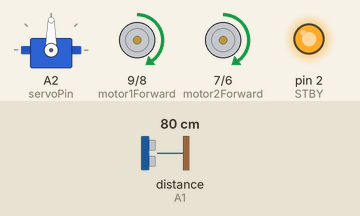
Recording of a sketch running on a simulated Arduino Uno, built with avr-gcc and run on an emulated ATmega328P. On the bench: servo, motor-driver pin pairs drawn as motors (green arrow = first pin HIGH = forward, orange = second pin HIGH = backward, longer = more drive, scaled by the enable pin, stopped while the standby pin is LOW), output pins drawn as LEDs (lit = HIGH). The test bench sets the inputs (shaded band); at power-on: distance to the obstacle (sensor on A1) 80 cm. The echo pulse lasts 58.3 µs per cm.

Above: at 1.2 s.
1.3 s: distance to the obstacle (sensor on A1) set to 16 cm
2.8 s: distance to the obstacle (sensor on A1) set to 12 cm
At 3.4 s:
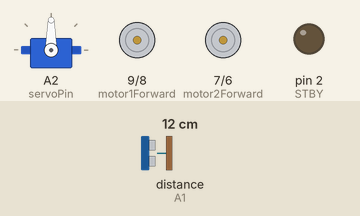
4.3 s: distance to the obstacle (sensor on A1) set to 18 cm
At 5.1 s:
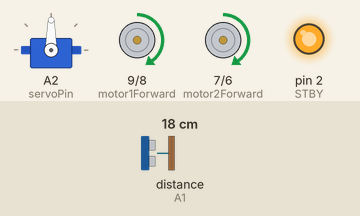
6.3 s: distance to the obstacle (sensor on A1) set to 2 cm
At 9.7 s:
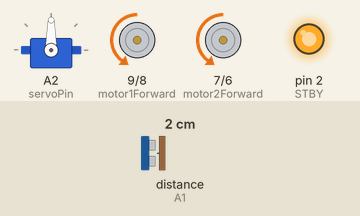
Timing chart, 0 to 11.2 s (numbered marks = the images above; inputs shaded):
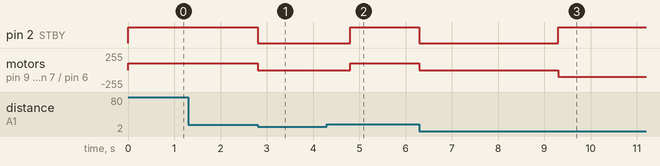

Measured:
- the behaviour switches between 15 and 14 cm on distance to the obstacle (sensor on A1) (found by bisection; images 0 and 1)
- after the input at 1.3 s, every drawn part: stays the same
- after the input at 2.8 s, pin 2 (STBY): HIGH → LOW at once; motor on pin 9 (motor1Forward) / pin 8 (motor1Backward), motor on pin 7 (motor2Forward) / pin 6 (motor2Backward): forward 100/255 → stopped at once
- after the input at 4.3 s, pin 2 (STBY): LOW → HIGH after 0.51 s instead of 1.5 s; motor on pin 9 (motor1Forward) / pin 8 (motor1Backward), motor on pin 7 (motor2Forward) / pin 6 (motor2Backward): stopped → forward 100/255 after 0.51 s
- after the input at 6.3 s, pin 2 (STBY): HIGH → LOW at once, → HIGH 3.0 s later; motor on pin 9 (motor1Forward) / pin 8 (motor1Backward), motor on pin 7 (motor2Forward) / pin 6 (motor2Backward): forward 100/255 → stopped at once, → backward 100/255 3.0 s later

The sketch:

CarrosSupreme.ino
```cpp
// required libraries - Servo for the servo, NewPing for the Ultrasonic sensor
#include <Servo.h>
#include <NewPing.h>

const int motor1Forward = 9, motor1Backward = 8, motor1Pwm = 3; // setting constant integers for the first motor's pins
const int motor2Forward = 7, motor2Backward = 6, motor2Pwm = 5; // second motor
const int STBY = 2; // Standby pin. when set to HIGH, allows us to move the motors. When LOW, every motor stops.
int speed = 100; // speed to move the motors at

const int distanceTriggerPin = A0, distanceEcoPin = A1, servoPin = A2; // sensor pins

// creating objects eg. distanceSensor will be our ultrasonic sensor, distanceSensorServo will be our servo
NewPing distanceSensor(distanceTriggerPin,distanceEcoPin); // NOTE: we have to specify the trigger and echo pins. trigger sends signal for sending ultrasonic waves, and echo is used to give back data about the waves.
Servo distanceSensorServo;

int distance, distanceRight, distanceLeft; // distance variables that we will update with values from our ultrasonic sensor
int dangerousDistance = 15; // the maximum distance for some obstacle to be dangerous

// void setup - code inside runs once in the starting
void setup() {

  // setting these pins as outputs

  pinMode(motor1Forward, OUTPUT);
  pinMode(motor1Backward, OUTPUT);
  pinMode(motor1Pwm, OUTPUT);

  pinMode(motor2Forward, OUTPUT);
  pinMode(motor2Backward, OUTPUT);
  pinMode(motor2Pwm, OUTPUT);

  pinMode(STBY, OUTPUT);

  distanceSensorServo.attach(servoPin); // attaches our distanceSensorServo to pin 8

}

// the void loop - runs forever after void setup, until the arduino is powered off
void loop() {

  look(distanceSensorServo,'f');

  distance = distanceSensor.ping_cm(); // distance now holds the distance in cm from the distanceSensor

  // a bunch of cases and what to do to avoid obstacles
  if (distance<dangerousDistance) { // if the car is blocked by and obstacle in front of it, then:
    look(distanceSensorServo,'f'); // make the distanceSensor look forward
    stop(); // stop both the motors
    delay(500); // wait half a second (for servo to turn completely)
    distance = distanceSensor.ping_cm(); // update the distance variable
    look(distanceSensorServo,'l'); // make the distanceSensor look left so that it can scan the distance from the car towards the left
    delay(1000); // wait a second (for servo to turn completely)
    distanceLeft = distanceSensor.ping_cm(); // store the distance to the left in distanceLeft
    if (distanceLeft>dangerousDistance) { // if there is enough space towards the left, then:
      while (distance<dangerousDistance) { // while the car's front is still blocked (don't worry, we make it look forward in the next line so it's front distance is correct):
        look(distanceSensorServo,'f'); // make the distanceSensor's servo look forward
        delay(500); // wait for half a second for the distanceSensorServo to turn
        // make the first motor go backward and the second go forward, allowing it to turn left on-the-spot
        move(1,speed,'b'); // move the left motor (motor1) backward (anticlockwise) at the value in our speed variable [SEE: Line 8]
        move(2,speed,'f'); // move the right motor (motor2) forward (clockwise) at the value in our speed variable [SEE: Line 8]
        distance = distanceSensor.ping_cm(); // update the distance from its front
      }
    } else if (distanceLeft<dangerousDistance) { // otherwise, if it is blocked on the left too, (blocked on the front and left), then:
        look(distanceSensorServo,'r'); // make the distanceSensor look right so that it can scan the distance from the car towards the right
        delay(1000); // wait a second (for servo to turn completely)
        distanceRight = distanceSensor.ping_cm(); // store the distance to the right in distanceRight
        if (distanceRight>dangerousDistance) { // if there is enough space towards the right, then:
          while (distance<dangerousDistance) { // while the car's front is still blocked (don't worry, we make it look forward in the next line so that it's front distance measurement is correct):
            look(distanceSensorServo,'f'); // make the distanceSensor look forward
            delay(500); // wait for half a second for the distanceSensorServo to turn
            // make the first motor go forward and the second go backward, allowing it to turn right on-the-spot
            move(1,speed,'f'); // move the left motor (motor1) forward (clockwise) at speed
            move(2,speed,'b'); // move the right motor (motor2) backward (anticlockwise) at speed
            distance = distanceSensor.ping_cm(); // update the distance from its front
          }
        } else if (distanceRight<dangerousDistance) { // otherwise, if it is blocked on the right too, (blocked on front, left and right), then:
          while (distance<dangerousDistance) { // while the car's front is still blocked:
            look(distanceSensorServo,'f'); // make the distanceSensor look forward
            delay(500); // wait for half a second for the distanceSensorServo to turn
            move(1,speed,'b'); // move the left motor (motor1) backward (anticlockwise) at speed
            move(2,speed,'b'); // move the right motor (motor2) backward (anticlockwise) at speed
            distance = distanceSensor.ping_cm(); // update the distance from its front
          }
        }
    }
  }

  // thing to keep on doing unless blocked
  move(1,speed,'f'); // moves motor 1 [left motor] forward at speed
  move(2,speed,'f'); // moves motor 2 [right motor] forward at speed

}

// this is a function to move a specific motor at a specific speed in a specific direction
void move(int motor, int speed, char direction){
  /*
  Paramaters:
    motor (integer) - which motor to turn:
      1 will move the first motor (motor1) (left motor).
      2 will move the second motor (motor2) (right motor).
    speed (integer) - the speed, the pwm:
      0 is stop.
      255 is the fastest.
      NOTE: in my case, I needed at least 60 speed (pwm) to turn the motors
    direction (character) - the direction to turn:
      'f' is forward (clockwise)
      'b' is backward (anticlockwise)
      NOTE: if some other character is given for direction, it will default to moving forward.
  NOTE: you can also have one motor going forward and another going backward to turn around.
  */
  boolean motorPinOneState;
  boolean motorPinTwoState;
  digitalWrite(STBY, HIGH);
  switch (direction) { // which pin needs to be HIGH and which one LOW to turn clockwise or anticlockwise
    case 'f':
      motorPinOneState = HIGH;
      motorPinTwoState = LOW;
      break;
    case 'b':
      motorPinOneState = LOW;
      motorPinTwoState = HIGH;
      break;
    default:
      motorPinOneState = HIGH;
      motorPinTwoState = LOW;
    break;
  }
  switch (motor) { // moves the required motor
    case 1:
      digitalWrite(motor1Forward, motorPinOneState);
      digitalWrite(motor1Backward, motorPinTwoState);
      analogWrite(motor1Pwm, speed);
      break;
    case 2:
      digitalWrite(motor2Forward, motorPinOneState);
      digitalWrite(motor2Backward, motorPinTwoState);
      analogWrite(motor2Pwm, speed);
      break;
  }
}

// this is a function to stop all the motors
void stop() {
  digitalWrite(STBY, LOW);
}

// this is a basic function to turn a specific servo either to 90° left, forward, or right, and it has been used to turn our distanceSensorServo [SEE: Line 46]
void look(Servo servoToMove, char direction) {
  /*
  Paramaters:
    servoToMove (Servo) - which servo to turn:
      Any Servo object
    direction (character) - the direction to turn the servo:
      'l' will turn it to 90° left
      'f' will turn it to 90° forward
      'r' will turn it to 90° right
      NOTE: if some other character is given for direction, it will default to turning forward.
  */
  switch (direction) { // switch-case for turning the servo based on the 'direction' char
    case 'l':
      servoToMove.write(180);
      break;
    case 'f':
      servoToMove.write(90);
      break;
    case 'r':
      servoToMove.write(0);
      break;
    default:
      servoToMove.write(90);
      break;
  }
}
```
